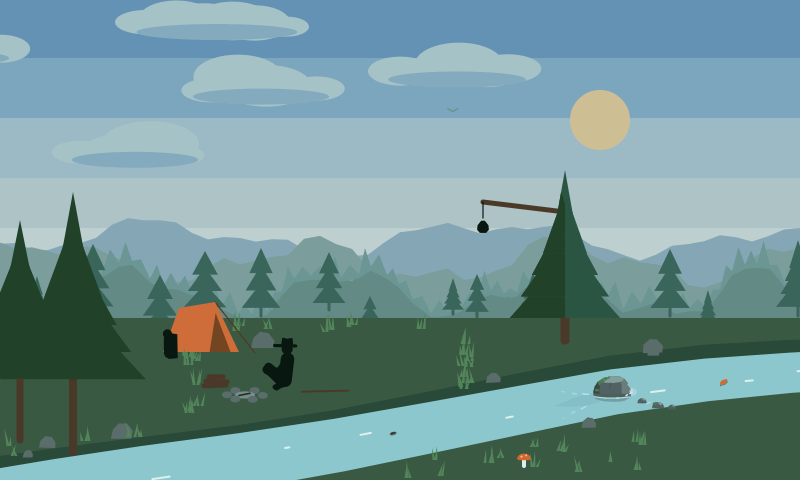
#> input picture docs/screensaver/reviews/stage19-clouds/01_day_cover3_t0.png, 800 x 480 px, given in place of 01_day_cover3_t0.ppm, which was not available
$ python clouds_sheet.py ../../docs/screensaver/reviews/stage19-clouds/01_day_cover3_t0.png ../../docs/screensaver/reviews/stage19-clouds/02_day_cover3_t20s.png
#> lines starting #> are read from the running program, lines starting #| are printed output that depends on the picture
# clouds_sheet.py: stage 19 cloud stills (clouds_stills.cpp's PPMs) to PNGs and a numbered, labelled
# contact sheet. Needs Pillow.
#
#   python -I screensaver/tools/clouds_sheet.py PPM_DIR OUT_DIR
#
# Writes OUT_DIR/NN_name.png (the whole frame), OUT_DIR/NN_name_sky.png (the sky band, rows 0-200, at
# full size) and OUT_DIR/contact_sheet.png.
import os
import sys

from PIL import Image, ImageDraw, ImageFont

STILLS = [
    ("01_day_cover3_t0", "Day, cover 3: the start"),
    ("02_day_cover3_t20s", "Day, cover 3: 20 s later (all five clouds left)"),
    ("03_day_cover3_t40s", "Day, cover 3: 40 s later"),
    ("04_dusk_cover3", "Dusk, cover 3"),
    ("05_night_cover3", "Night, cover 3"),
]
SKY = (0, 0, 800, 200)


def main():
    src, out = sys.argv[1], sys.argv[2]
    os.makedirs(out, exist_ok=True)
    cells = []
    for name, label in STILLS:
        im = Image.open(os.path.join(src, name + ".ppm")).convert("RGB")
#> im is the input picture: PIL image 800x480 RGB; mean R, G, B 113.4, 148.2, 150
        im.save(os.path.join(out, name + ".png"))
        im.crop(SKY).save(os.path.join(out, name + "_sky.png"))
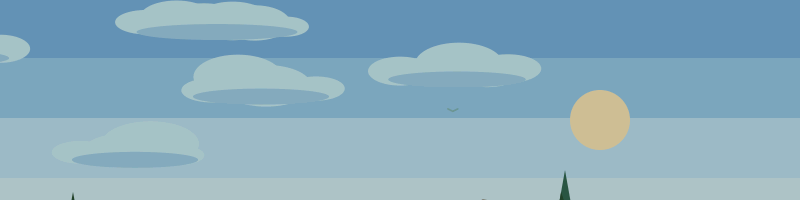
#> saved as 01_day_cover3_t0_sky.png: PIL image 800x200 RGB; mean R, G, B 137.1, 172.9, 190.4
        cells.append((label, im))
#> pass 2 of the loop in main, `for name, label in STILLS:`:
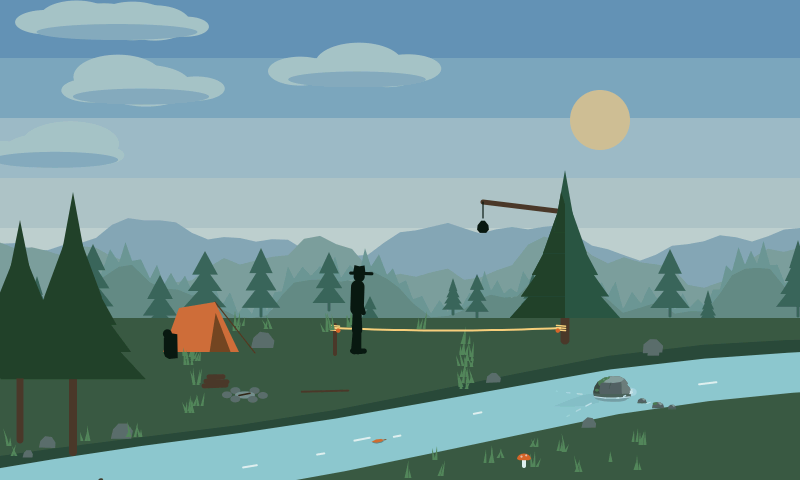
#> input picture docs/screensaver/reviews/stage19-clouds/02_day_cover3_t20s.png, 800 x 480 px, given in place of 02_day_cover3_t20s.ppm, which was not available
#> in main, im is the input picture: PIL image 800x480 RGB; mean R, G, B 113.4, 148.2, 149.9
#> in main, `im.crop(SKY).save(os.path.join(out, name + "_sky.png"))`:
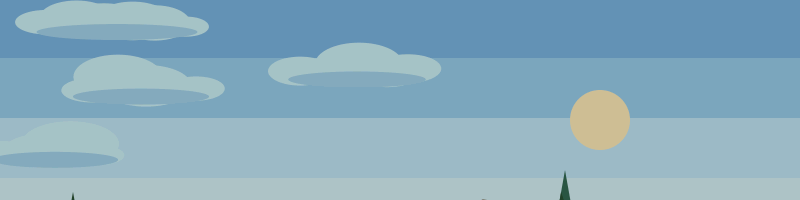
#> saved as 02_day_cover3_t20s_sky.png: PIL image 800x200 RGB; mean R, G, B 136.9, 172.7, 190.3
#> pass 3 of the loop in main, `for name, label in STILLS:`:
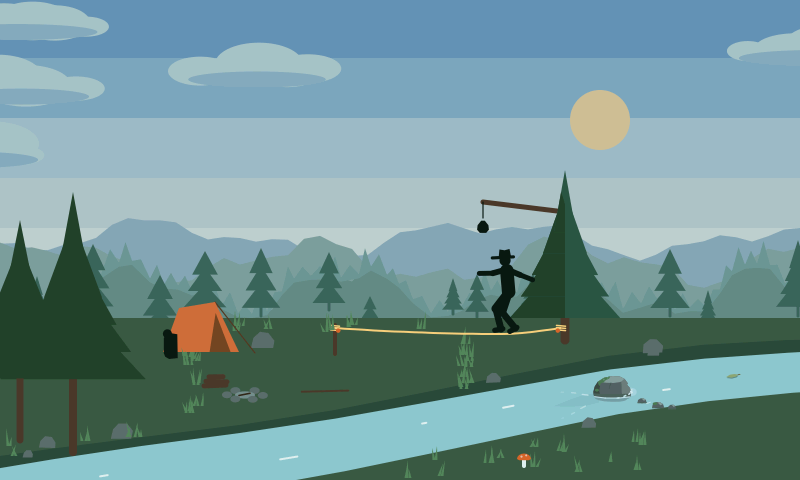
#> input picture docs/screensaver/reviews/stage19-clouds/03_day_cover3_t40s.png, 800 x 480 px, given in place of 03_day_cover3_t40s.ppm, which was not available
#> in main, im is the input picture: PIL image 800x480 RGB; mean R, G, B 113, 147.8, 149.7
#> in main, `im.crop(SKY).save(os.path.join(out, name + "_sky.png"))`:
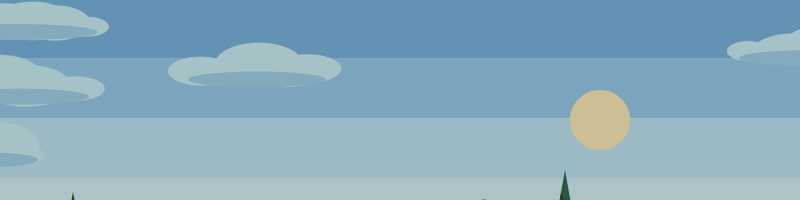
#> saved as 03_day_cover3_t40s_sky.png: PIL image 800x200 RGB; mean R, G, B 136.1, 172.1, 190.2
#> the loop made 5 passes; the first 3 are shown
    tw, th, bar, gap = 400, 240, 22, 6
    cols = 3
    rows = (len(cells) + cols - 1) // cols
    sheet = Image.new("RGB", (cols * (tw + gap) + gap, rows * (th + bar + gap) + gap), (34, 34, 34))
    d = ImageDraw.Draw(sheet)
    try:
        font = ImageFont.load_default(size=15)
    except TypeError:
        font = ImageFont.load_default()
    for i, (label, im) in enumerate(cells):
        x0 = gap + (i % cols) * (tw + gap)
        y0 = gap + (i // cols) * (th + bar + gap)
        d.rectangle([x0, y0, x0 + tw - 1, y0 + bar - 1], fill=(52, 52, 52))
        d.text((x0 + 6, y0 + 3), "%d. %s" % (i + 1, label), fill=(235, 235, 235), font=font)
        sheet.paste(im.resize((tw, th), Image.BOX), (x0, y0 + bar))
    sheet.save(os.path.join(out, "contact_sheet.png"))
    print("wrote %d stills" % len(cells))


if __name__ == "__main__":
#> (the run stopped early here; a loop or call above may not have finished)
